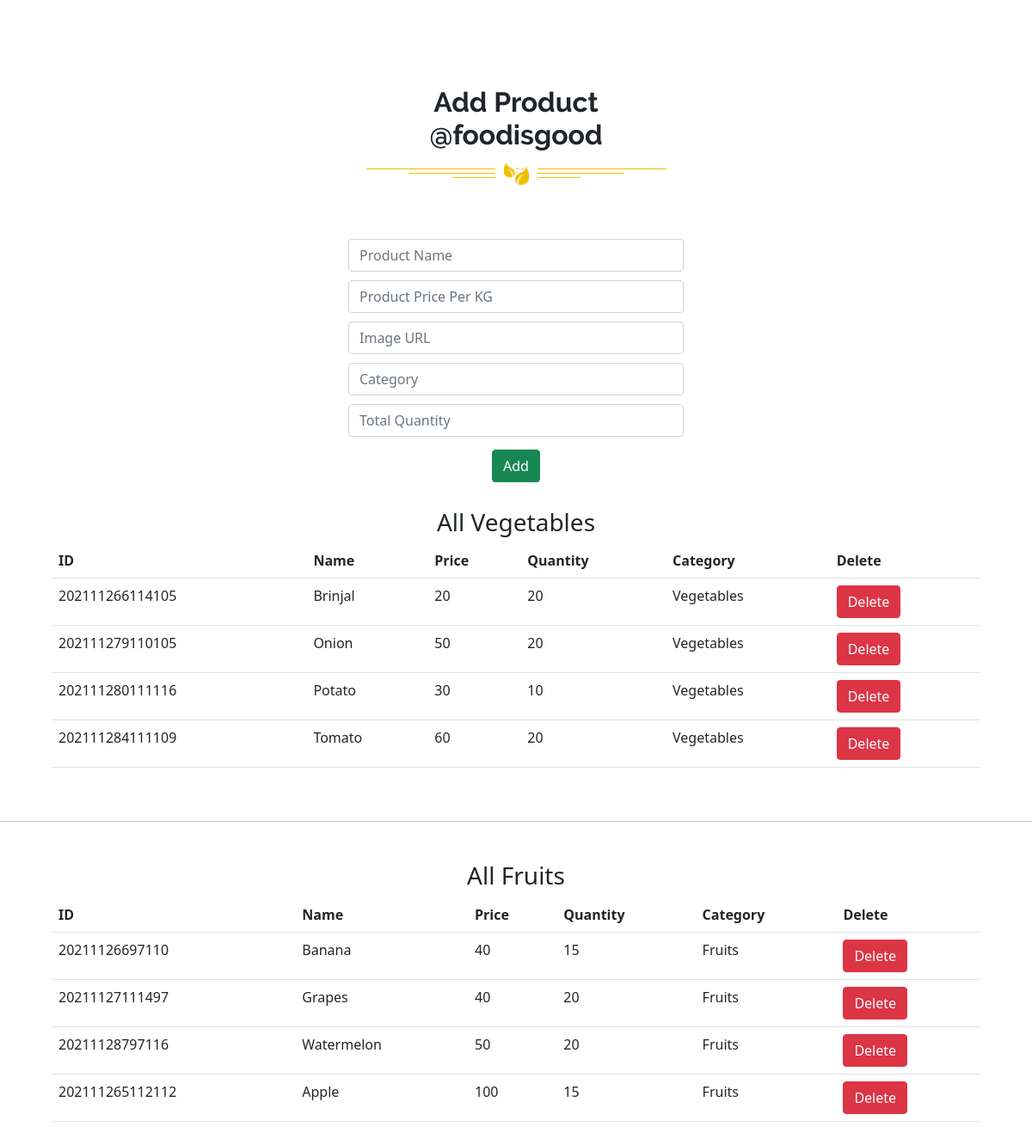
The page /admin (signed in) on the database its author committed.
### tables this page shows
CREATE TABLE product(
  product_id INTEGER PRIMARY KEY AUTOINCREMENT,
  product_name varchar(100) NOT NULL,
  product_price varchar(50) NOT NULL,
  image_url varchar(100) NOT NULL,
  category varchar(50) NOT NULL,
  total_quantity int NOT NULL
);

### app.py (the view, shortened to what this page needs)
@app.route('/admin', methods=['GET', 'POST'])
def admin():
    try:
        username = session['username']
        user = database.get_user(username)
    except:
        username = None
    if username == "PratikM":
        vegetables = database.get_vegetables()
        fruits = database.get_fruits()
        return render_template('add_product.html', vegetables=vegetables, fruits=fruits)
    return redirect("/")

### database/database.py (called while the page is built)
def get_user(username):
    try:
        username = "'"+username+"'"
        conn = sqlite3.connect('data.db')
        query = "SELECT * FROM customer WHERE username="+username+" ;"
        user = conn.execute(query).fetchone()
        conn.close()
        return user
    except:
        return None

def get_vegetables():
    try:
        conn = sqlite3.connect('data.db')
        query = "SELECT * FROM product WHERE category='Vegetables' ;"
        vegetables = conn.execute(query).fetchall()
        conn.close()
        print(vegetables)
        return vegetables
    except Exception as e:
        print(e)
        return None

def get_fruits():
    try:
        conn = sqlite3.connect('data.db')
        query = "SELECT * FROM product WHERE category='Fruits' ;"
        fruits = conn.execute(query).fetchall()
        conn.close()
        return fruits
    except:
        return None

### templates/add_product.html (shortened to what this page needs)
<!DOCTYPE html>
<html lang="en">
<head>
    <link rel="stylesheet" href="{{url_for('static', filename='css/style.css')}}">
    <link href="https://cdn.jsdelivr.net/npm/bootstrap@5.0.0-beta1/dist/css/bootstrap.min.css" rel="stylesheet">
</head>
<body>
    <div class="" style="padding-top: 100px;margin:0 auto; width:400px">
        <div class="">
            <div class="heading">
                <div>
                    <h2 class="section-heading">Add Product <span>@foodisgood</span></h2>
                </div>
                <form action="{{url_for('admin')}}" method="POST" class="form">
                    <div style="padding: 5px">
                    <input type="text" name="name" placeholder="Product Name" class="form-control" required>
                    </div>
                    <div style="padding: 5px">
                    <input type="text" name="price" placeholder="Product Price Per KG" class="form-control" required>
                    </div>
                    <div style="padding: 5px">
                    <input type="text" name="url" placeholder="Image URL" class="form-control" required>
                    </div>
                    <div style="padding: 5px">
                    <input type="text" name="category" placeholder="Category" class="form-control" required>
                    </div>
                    <div style="padding: 5px">
                    <input type="text" name="total" placeholder="Total Quantity" class="form-control" required>
                    </div>
                    <center><input class="btn btn-success" type="submit" value="Add" id="btn" style="margin-top: 10px"></center>
                </form>
            </div>
        </div>
    </div>
    <div class="container" style="padding: 30px">
        <center><h3>All Vegetables</h3></center>
    <table class="table">
    <tr>
        <th>ID</th>
        <th>Name</th>
        <th>Price</th>
        <th>Quantity</th>
        <th>Category</th>
        <th>Delete</th>
    </tr>
        {% for vegetable in vegetables %}
    <tr>
        <td>{{vegetable[0]}}</td>
        <td>{{vegetable[1]}}</td>
        <td>{{vegetable[2]}}</td>
        <td>{{vegetable[5]}}</td>
        <td>{{vegetable[4]}}</td>
        <td><a href="{{url_for('delete_product', id=vegetable[0])}}"><button class="btn btn-danger">Delete</button></a></td>
    </tr>
        {% endfor %}
    </table>
    </div>
    <hr>
    <div class="container" style="padding: 30px">
        <center><h3>All Fruits</h3></center>
    <table class="table">
    <tr>
        <th>ID</th>
        <th>Name</th>
        <th>Price</th>
        <th>Quantity</th>
        <th>Category</th>
        <th>Delete</th>
    </tr>
        {% for fruit in fruits %}
    <tr>
        <td>{{fruit[0]}}</td>
        <td>{{fruit[1]}}</td>
        <td>{{fruit[2]}}</td>
        <td>{{fruit[5]}}</td>
        <td>{{fruit[4]}}</td>
        <td><a href="{{url_for('delete_product', id=fruit[0])}}"><button class="btn btn-danger">Delete</button></a></td>
    </tr>
        {% endfor %}
    </table>
    </div>
</body>
</html>

### static/css/style.css (style rules this page uses)
:root { --primary:#EEBF00; --secondary:#232b38; --ternary:#6c6c6c; --danger:#fe4545; --pure:#fefefe; --light:#f0f0f0; --heaven:#ffffff; --footer:#2d333f; }
* { padding: 0; margin: 0; box-sizing: border-box; }
body { -webkit-font-smoothing:antialiased; font-family: "Raleway-regular"; }
.container { width: 100%; padding: 0 15px; margin: 0 auto; }
@media (min-width:576px) { .container { max-width: 540px; } }
@media (min-width:768px) { .container { max-width: 720px; } }
@media (min-width:992px) { .container { max-width: 960px; } }
@media (min-width:1200px) { .container { max-width: 1152px; } }
.btn { padding: 0.50rem 0.75rem; border-radius: 4px; border: none; line-height: 0.8; font-size: 1.2rem; cursor: pointer; transition: 0.3s all ease; }
.section-heading { font-family: "Raleway-bold"; text-align: center; position: relative; margin-bottom: 6rem; }
.section-heading::after { content: ''; display: block; width: 100%; height: 30px; background: url(../icons/hr.svg)no-repeat center; position: absolute; bottom: -40px; }
.btn { padding: 0.75rem 0.75rem; border-radius: 4px; line-height: 0.8; font-size: 1.2rem; cursor: pointer; transition: 0.3s all ease; border: 1px solid transparent; }
hr { border: 1px solid var(--light); opacity: 0.8; margin: 1rem 0; }

### rows shown on the page
product: product_id "202111266114105", product_name "Brinjal", product_price "20", total_quantity "20", category "Vegetables"
product: product_id "202111279110105", product_name "Onion", product_price "50", total_quantity "20", category "Vegetables"
product: product_id "202111280111116", product_name "Potato", product_price "30", total_quantity "10", category "Vegetables"
product: product_id "202111284111109", product_name "Tomato", product_price "60", total_quantity "20", category "Vegetables"
product: product_id "20211126697110", product_name "Banana", product_price "40", total_quantity "15", category "Fruits"
product: product_id "20211127111497", product_name "Grapes", product_price "40", total_quantity "20", category "Fruits"
product: product_id "20211128797116", product_name "Watermelon", product_price "50", total_quantity "20", category "Fruits"
product: product_id "202111265112112", product_name "Apple", product_price "100", total_quantity "15", category "Fruits"
